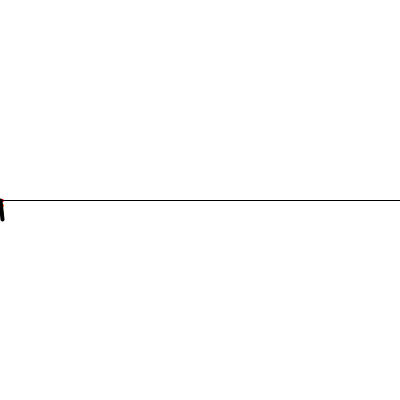
Frame 1 (no input)
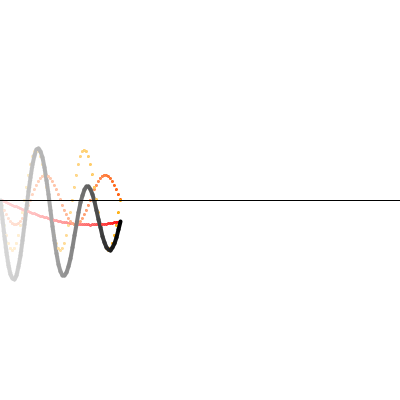
Frame 60 (the mouse pressed at the canvas centre just before this capture)
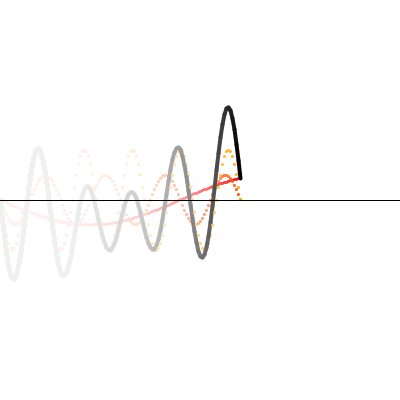
Frame 120 (the mouse held since frame 60 and released just before this capture)

The Processing sketch that drew these frames (run headless with seeded random() and noise(); from frame 60 on, the mouse is pressed at the canvas centre):

// Processing sketch: sillyscope
// ── sillyscope.pde
class Wave {
  private float a ;
  private float r;
  private float i;
  private float ri;
  
  Wave(float a, float r, float i) {
    this.a = a;
    this.r = r;
    this.i = i;
    ri = radians(i);
  }
  
  float getAngle() {
    return a;
  }
  float getRadius() {
    return r;
  }
  
  void update() {
    a += ri;
    if (a >= TWO_PI) {
      a -= TWO_PI;
    }
      
  }
}

ArrayList<Wave> waves = new ArrayList<Wave>();

float lx, ly;
float x = 0;
float y = 0;


void setup() {
  size(400,400);
  background(255);
  lx = 0;
  ly = height / 2;
  
  waves.add(new Wave(0, width / 16, 2));
  waves.add(new Wave(0, width / 16, 12));
  waves.add(new Wave(0, width / 8, 15));
}



void draw() {
  noStroke();
  fill(255,255,255, 8);
  rect(0,0,width, height);

  
  x += 2;
  if (x >= width) {
    lx = 0;
    
    x = 0;
   // background(255);
  }
  y = (height / 2);
  int i = 0;
  for (Wave wave : waves) {
    
    wave.update();
    float wy = (height / 2) + (wave.getRadius()) * sin(wave.getAngle());
    stroke(255,(255 / waves.size()) * i,0);
    fill(255,(255 / waves.size()) * i,0);
    ellipse(x, wy, 2, 2);
    y += wave.getRadius() * sin(wave.getAngle());
    i += 1;
  }
  
  fill(0);
  stroke(0);
  strokeWeight(4);
  line(lx, ly, x,y);
  lx = x;
  ly = y;
  
  strokeWeight(1);
  line(0, height / 2, width, height / 2);
  
  
}
